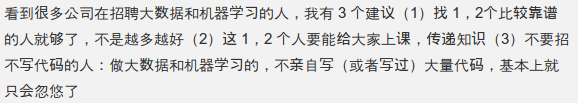
#> input picture test_data.png, 578 x 103 px, found by its file name
$ python lesson1_line_and_char_detection.py
#> lines starting #> are read from the running program, lines starting #| are printed output that depends on the picture; after the words box and inside, x2 and y2 are one past the last pixel; in counts of white or black regions, pixels touching at a corner belong together
#! /usr/bin/env python
# -*- coding: utf-8 -*-

import os
import cv2
import numpy as np
import matplotlib.pyplot as plt


def extract_peek_ranges_from_array(array_vals, minimun_val=10, minimun_range=2):
    start_i = None
    end_i = None
    peek_ranges = []
    for i, val in enumerate(array_vals):
        if val > minimun_val and start_i is None:
            start_i = i
        elif val > minimun_val and start_i is not None:
            pass
        elif val < minimun_val and start_i is not None:
            end_i = i
            if end_i - start_i >= minimun_range:
                peek_ranges.append((start_i, end_i))
            start_i = None
            end_i = None
        elif val < minimun_val and start_i is None:
            pass
        else:
            raise ValueError("cannot parse this case...")
    return peek_ranges

base_dir = "/root/workspace/deep_ocr"
path_test_image = os.path.join(base_dir, "test_data.png")
image_color = cv2.imread(path_test_image)
#> image_color is the input picture: shape (103, 578, 3); mean B, G, R 223.2, 223.3, 223.2
new_shape = (image_color.shape[1] * 2, image_color.shape[0] * 2)
#> new_shape = (1156, 206)
image_color = cv2.resize(image_color, new_shape)
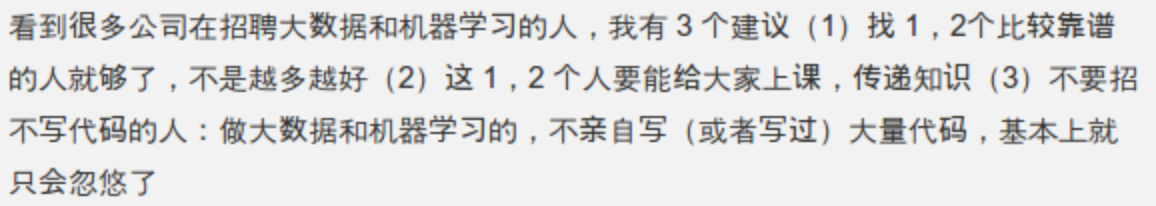
#> image_color: shape (206, 1156, 3); mean B, G, R 223.2, 223.3, 223.2
image = cv2.cvtColor(image_color, cv2.COLOR_BGR2GRAY)


adaptive_threshold = cv2.adaptiveThreshold(
    image,
    255,
    cv2.ADAPTIVE_THRESH_GAUSSIAN_C,\
    cv2.THRESH_BINARY_INV, 11, 2)
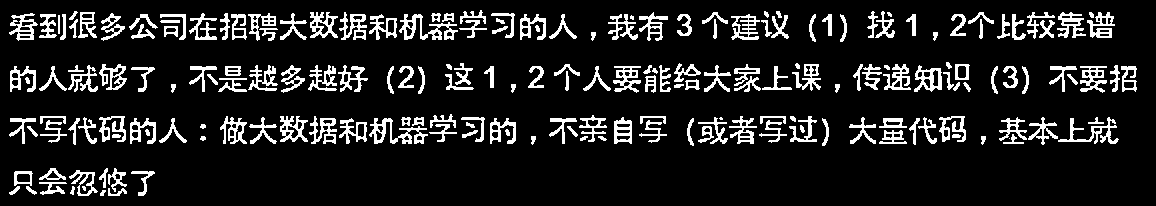
#> adaptive_threshold: shape (206, 1156); 12.6% white; 199 white regions (5 under 20 px), largest, box (x1, y1, x2, y2) and area: (399, 14, 458, 40) 571, (369, 118, 428, 144) 571, (1058, 117, 1119, 144) 470

cv2.imshow('binary image', adaptive_threshold)
cv2.waitKey(0)

horizontal_sum = np.sum(adaptive_threshold, axis=1)
#> horizontal_sum = 206 values, max 118320 at index 16, min 0 at index 0, mean 37282

plt.plot(horizontal_sum, range(horizontal_sum.shape[0]))
plt.gca().invert_yaxis()
plt.show()
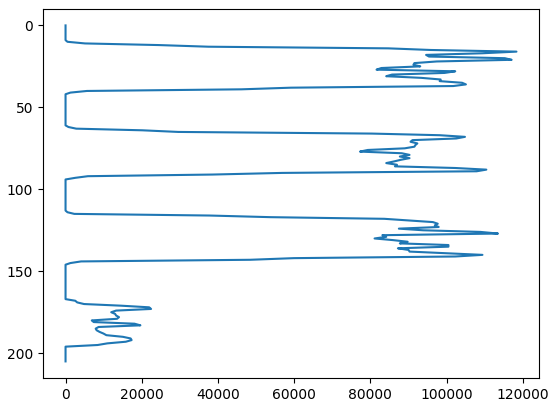
#> figure drawn by matplotlib, 1 panel

peek_ranges = extract_peek_ranges_from_array(horizontal_sum)
#> the loop in extract_peek_ranges_from_array, `for i, val in enumerate(array_vals):` made 206 passes
#> val on passes 1 to 12: 0, 0, 0, 0, 0, 0, 0, 0, 0, 0, 510, 5100
#> after the loop in extract_peek_ranges_from_array, `for i, val in enumerate(array_vals):`: peek_ranges = [(10, 42), (62, 94), (114, 146), (168, 196)]
#> peek_ranges = [(10, 42), (62, 94), (114, 146), (168, 196)]
line_seg_adaptive_threshold = np.copy(adaptive_threshold)
for i, peek_range in enumerate(peek_ranges):
    x = 0
    y = peek_range[0]
    w = line_seg_adaptive_threshold.shape[1]
    h = peek_range[1] - y
    pt1 = (x, y)
    pt2 = (x + w, y + h)
    cv2.rectangle(line_seg_adaptive_threshold, pt1, pt2, 255)
#> this loop made 4 passes
#> (peek_range, y, h, pt1, pt2) on passes 1 to 4: ((10, 42), 10, 32, (0, 10), (1156, 42)), ((62, 94), 62, 32, (0, 62), (1156, 94)), ((114, 146), 114, 32, (0, 114), (1156, 146)), ((168, 196), 168, 28, (0, 168), (1156, 196))
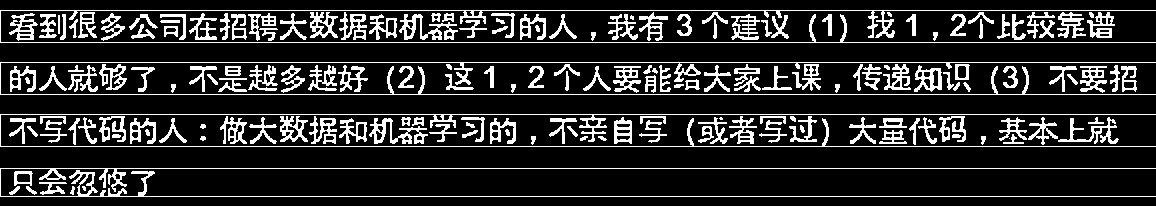
#> line_seg_adaptive_threshold: shape (206, 1156); 16.6% white in thin lines or dots
cv2.imshow('line image', line_seg_adaptive_threshold)
cv2.waitKey(0)


vertical_peek_ranges2d = []
for peek_range in peek_ranges:
    start_y = peek_range[0]
    end_y = peek_range[1]
    line_img = adaptive_threshold[start_y:end_y, :]
    vertical_sum = np.sum(line_img, axis=0)
    vertical_peek_ranges = extract_peek_ranges_from_array(
        vertical_sum,
        minimun_val=40,
        minimun_range=1)
    vertical_peek_ranges2d.append(vertical_peek_ranges)
#> this loop made 4 passes
#> (start_y, end_y, vertical_peek_ranges) on pass 4: (168, 196, [(9, 37), (39, 67), (69, 98), (99, 127), (131, 155)])
#> after the loop, vertical_peek_ranges2d = 4 items

## Draw
color = (0, 0, 255)
for i, peek_range in enumerate(peek_ranges):
    for vertical_range in vertical_peek_ranges2d[i]:
        x = vertical_range[0]
        y = peek_range[0]
        w = vertical_range[1] - x
        h = peek_range[1] - y
        pt1 = (x, y)
        pt2 = (x + w, y + h)
        cv2.rectangle(image_color, pt1, pt2, color)
#> this loop made 4 passes
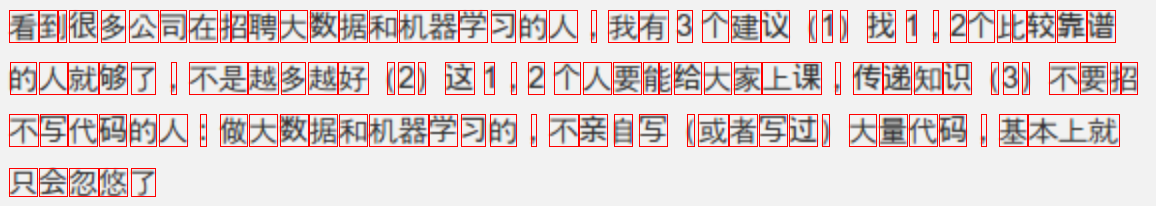
#> image_color: shape (206, 1156, 3); 5.54% of pixels changed, all inside (x1, y1, x2, y2) = (9, 10, 1138, 197)
cv2.imshow('char image', image_color)
cv2.waitKey(0)


def median_split_ranges(peek_ranges):
    new_peek_ranges = []
    widthes = []
    for peek_range in peek_ranges:
        w = peek_range[1] - peek_range[0] + 1
        widthes.append(w)
    widthes = np.asarray(widthes)
    median_w = np.median(widthes)
    for i, peek_range in enumerate(peek_ranges):
        num_char = int(round(widthes[i]/median_w, 0))
        if num_char > 1:
            char_w = float(widthes[i] / num_char)
            for i in range(num_char):
                start_point = peek_range[0] + int(i * char_w)
                end_point = peek_range[0] + int((i + 1) * char_w)
                new_peek_ranges.append((start_point, end_point))
        else:
            new_peek_ranges.append(peek_range)
    return new_peek_ranges


vertical_peek_ranges2d = []
for peek_range in peek_ranges:
    start_y = peek_range[0]
    end_y = peek_range[1]
    line_img = adaptive_threshold[start_y:end_y, :]
    vertical_sum = np.sum(line_img, axis=0)
    vertical_peek_ranges = extract_peek_ranges_from_array(
        vertical_sum,
        minimun_val=40,
        minimun_range=1)
    vertical_peek_ranges = median_split_ranges(vertical_peek_ranges)
    vertical_peek_ranges2d.append(vertical_peek_ranges)
#> this loop made 4 passes
#> (start_y, end_y, median_w in median_split_ranges) on passes 1 to 3: (10, 42, 27.5), (62, 94, 28), (114, 146, 29)
#> (start_y, end_y, vertical_peek_ranges, widthes in median_split_ranges, median_w in median_split_ranges) on pass 4: (168, 196, [(9, 37), (39, 67), (69, 98), (99, 127), (131, 155)], [29, 29, 30, 29, 25], 29)

## Draw
color = (0, 0, 255)
for i, peek_range in enumerate(peek_ranges):
    for vertical_range in vertical_peek_ranges2d[i]:
        x = vertical_range[0]
        y = peek_range[0]
        w = vertical_range[1] - x
        h = peek_range[1] - y
        pt1 = (x, y)
        pt2 = (x + w, y + h)
        cv2.rectangle(image_color, pt1, pt2, color)
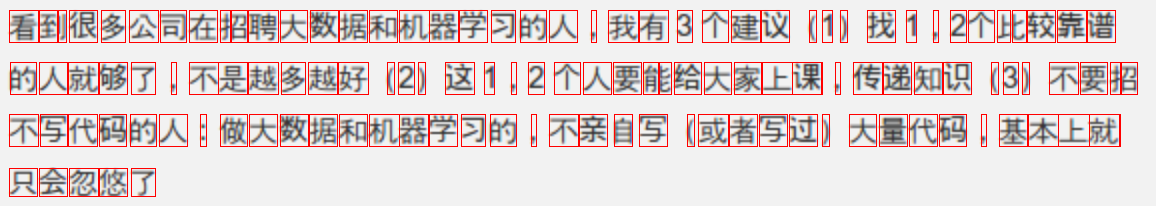
#> image_color: shape (206, 1156, 3); 0.11% of pixels changed, all inside (x1, y1, x2, y2) = (218, 11, 1121, 147)
cv2.imshow('splited char image', image_color)
cv2.waitKey(0)
